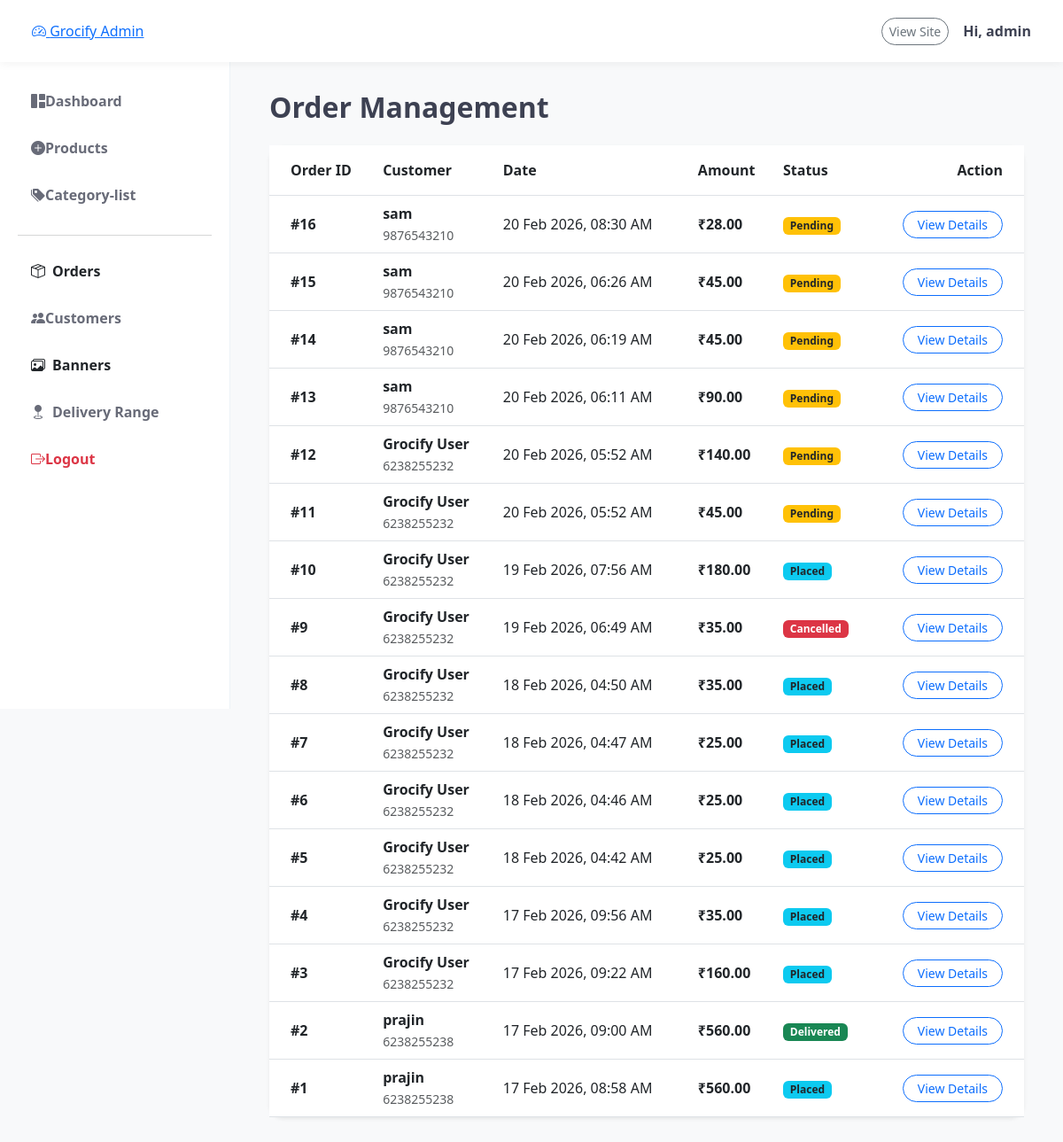
Page /dash/orders/ (signed in) on the earlier database version.
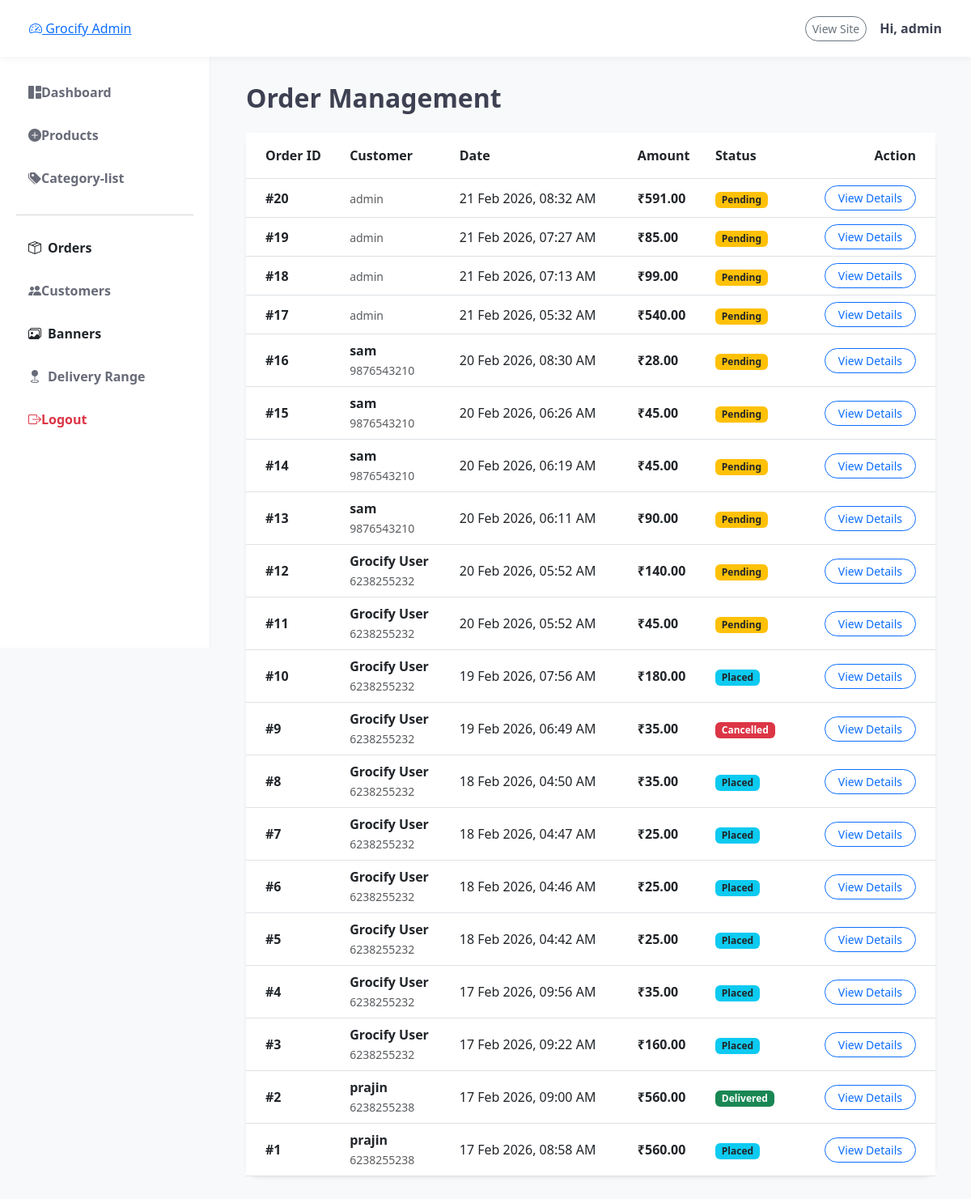
Same page on the later database version.
### orders/models.py (models this page shows, shortened)
class Order(models.Model):
    STATUS_CHOICES = (
        ('Pending', 'Pending'),
        ('Placed', 'Placed'),
        ('Shipped', 'Shipped'),
        ('Delivered', 'Delivered'),
        ('Cancelled', 'Cancelled')
    )
    user = models.ForeignKey(User, on_delete=models.CASCADE)
    address = models.ForeignKey(Address, on_delete=models.PROTECT)
    total_amount = models.DecimalField(max_digits=10, decimal_places=2)
    payment_mode = models.CharField(max_length=50, default='COD')
    status = models.CharField(max_length=20, choices=STATUS_CHOICES, default='Pending')
    created_at = models.DateTimeField(auto_now_add=True)

### admindash/views.py (the view)
# urls.py: path('orders/', views.admin_order_list, name='admin_order_list'),
@user_passes_test(lambda u: u.is_staff)
def admin_order_list(request):
    orders = Order.objects.all().order_by('-created_at')
    return render(request, 'admindash/order_list.html', {'orders': orders})

### admindash/templates/admindash/order_list.html
{% extends 'admindash/base.html' %}
{% block admin_content %}
<div class="container-fluid">
    <h2 class="fw-bold mb-4">Order Management</h2>
    <div class="card border-0 shadow-sm rounded-4">
        <div class="card-body p-0">
            <div class="table-responsive">
                <table class="table table-hover align-middle mb-0">
                    <thead class="bg-light">
                        <tr>
                            <th class="ps-4 py-3">Order ID</th>
                            <th class="py-3">Customer</th>
                            <th class="py-3">Date</th>
                            <th class="py-3">Amount</th>
                            <th class="py-3">Status</th>
                            <th class="py-3 text-end pe-4">Action</th>
                        </tr>
                    </thead>
                    <tbody>
                        {% for order in orders %}
                        <tr>
                            <td class="ps-4 fw-bold">#{{ order.id }}</td>
                            <td>
                                <div class="fw-bold">{{ order.user.first_name }}</div>
                                <small class="text-muted">{{ order.user.username }}</small>
                            </td>
                            <td>{{ order.created_at|date:"d M Y, h:i A" }}</td>
                            <td class="fw-bold">₹{{ order.total_amount }}</td>
                            <td>
                                {% if order.status == 'Pending' %}
                                    <span class="badge bg-warning text-dark">Pending</span>
                                {% elif order.status == 'Placed' %}
                                    <span class="badge bg-info text-dark">Placed</span>
                                {% elif order.status == 'Shipped' %}
                                    <span class="badge bg-primary">Shipped</span>
                                {% elif order.status == 'Delivered' %}
                                    <span class="badge bg-success">Delivered</span>
                                {% else %}
                                    <span class="badge bg-danger">Cancelled</span>
                                {% endif %}
                            </td>
                            <td class="text-end pe-4">
                                <a href="{% url 'admin_order_detail' order.id %}" class="btn btn-sm btn-outline-primary px-3 rounded-pill">
                                    View Details
                                </a>
                            </td>
                        </tr>
                        {% empty %}
                        <tr>
                            <td colspan="6" class="text-center py-5 text-muted">No orders found.</td>
                        </tr>
                        {% endfor %}
                    </tbody>
                </table>
            </div>
        </div>
    </div>
</div>
{% endblock %}

Differences in the rows shown:
added Order: id "20", user.username "admin", created_at "21 Feb 2026, 08:32 AM", total_amount "591.00", status "Pending"
added Order: id "19", user.username "admin", created_at "21 Feb 2026, 07:27 AM", total_amount "85.00", status "Pending"
added Order: id "18", user.username "admin", created_at "21 Feb 2026, 07:13 AM", total_amount "99.00", status "Pending"
added Order: id "17", user.username "admin", created_at "21 Feb 2026, 05:32 AM", total_amount "540.00", status "Pending"
